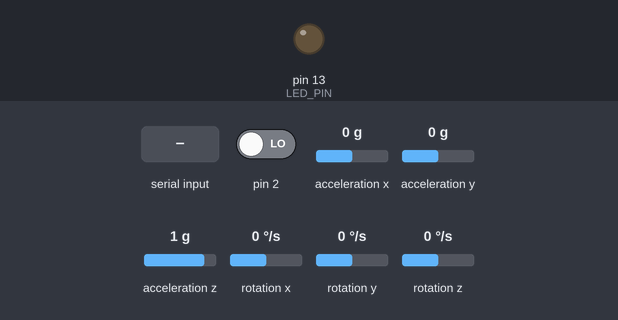
Recording of a sketch running on a simulated Arduino Uno, built with avr-gcc and run on an emulated ATmega328P. Shown: output pins drawn as LEDs (lit = HIGH). Inputs (shaded band) come from the test bench; at power-on: pin 2 LOW, acceleration x 0 g, acceleration y 0 g, acceleration z 1 g, rotation x 0 °/s, rotation y 0 °/s, rotation z 0 °/s. The sensor or clock chip raises its interrupt line as the real part does; what the sketch prints to the serial monitor is not drawn.

Above: at 0.9 s.
1.0 s: "1\n" received over Serial
At 1.52 s:
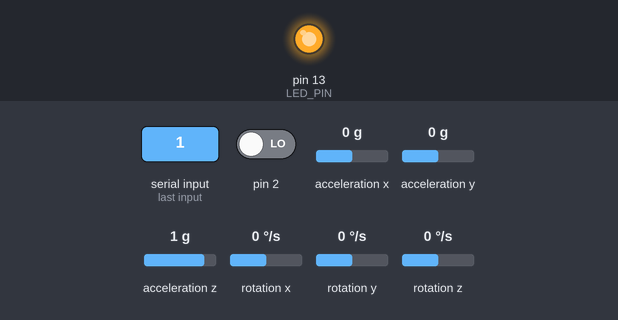
3.1 s: pin 2 driven HIGH
At 3.9 s:
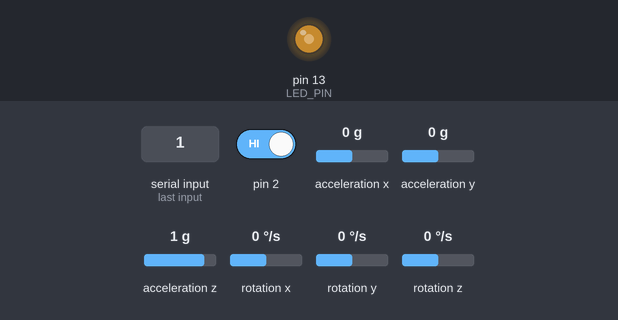
Timing chart, 0 to 6.1 s (numbered marks = the images above; inputs shaded):
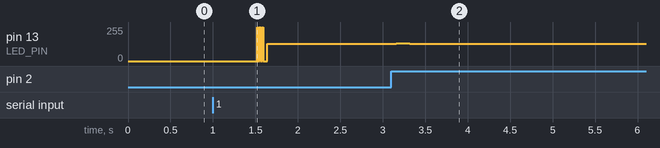

The sketch:

Acelerometro_mpu_6050.ino
```cpp
#include "I2Cdev.h"
#include "MPU6050_6Axis_MotionApps20.h"
#if I2CDEV_IMPLEMENTATION == I2CDEV_ARDUINO_WIRE
    #include "Wire.h"
#endif
MPU6050 mpu;
#define OUTPUT_READABLE_YAWPITCHROLL

#define LED_PIN 13
bool blinkState = false;

bool dmpReady = false;
uint8_t mpuIntStatus;
uint8_t devStatus;
uint16_t packetSize;
uint16_t fifoCount;
uint8_t fifoBuffer[64];

Quaternion q;
VectorInt16 aa;
VectorInt16 aaReal;
VectorInt16 aaWorld;
VectorFloat gravity;
float euler[3];
float ypr[3];
uint8_t teapotPacket[14] = { '$', 0x02, 0,0, 0,0, 0,0, 0,0, 0x00, 0x00, '\r', '\n' };


volatile bool mpuInterrupt = false;
void dmpDataReady() {
    mpuInterrupt = true;
}
int nivel;
void setup() {


    #if I2CDEV_IMPLEMENTATION == I2CDEV_ARDUINO_WIRE
        Wire.begin();
        TWBR = 24;
    #elif I2CDEV_IMPLEMENTATION == I2CDEV_BUILTIN_FASTWIRE
        Fastwire::setup(400, true);
    #endif
    Serial.begin(115200);
    while (!Serial);
    Serial.println(F("Initializing I2C devices..."));
    mpu.initialize();

    Serial.println(F("Testing device connections..."));
    Serial.println(mpu.testConnection() ? F("MPU6050 connection successful") : F("MPU6050 connection failed"));


    Serial.println(F("\nSend any character to begin DMP programming and demo: "));
    while (Serial.available() && Serial.read());
    while (!Serial.available());
    while (Serial.available() && Serial.read());
    Serial.println(F("Initializing DMP..."));
    devStatus = mpu.dmpInitialize();
    mpu.setXGyroOffset(220);
    mpu.setYGyroOffset(76);
    mpu.setZGyroOffset(-85);
    mpu.setZAccelOffset(1788);
    if (devStatus == 0) {
        Serial.println(F("Enabling DMP..."));
        mpu.setDMPEnabled(true);
        Serial.println(F("Enabling interrupt detection (Arduino external interrupt 0)..."));
        attachInterrupt(0, dmpDataReady, RISING);
        mpuIntStatus = mpu.getIntStatus();
        Serial.println(F("DMP ready! Waiting for first interrupt..."));
        dmpReady = true;
        packetSize = mpu.dmpGetFIFOPacketSize();
    } else {
        Serial.print(F("DMP Initialization failed (code "));
        Serial.print(devStatus);
        Serial.println(F(")"));
    }


    pinMode(LED_PIN, OUTPUT);
}


void loop() {


    if (!dmpReady) return;
   while (!mpuInterrupt && fifoCount < packetSize) {

    }
    mpuInterrupt = false;
    mpuIntStatus = mpu.getIntStatus();
    fifoCount = mpu.getFIFOCount();


    if ((mpuIntStatus & 0x10) || fifoCount == 1024) {

        mpu.resetFIFO();
        Serial.println(F("FIFO overflow!"));


    }
    else if (mpuIntStatus & 0x02) {
        while (fifoCount < packetSize) fifoCount = mpu.getFIFOCount();
        mpu.getFIFOBytes(fifoBuffer, packetSize);
        fifoCount -= packetSize;
        #ifdef OUTPUT_READABLE_QUATERNION
            mpu.dmpGetQuaternion(&q, fifoBuffer);
            Serial.print("quat\t");
            Serial.print(q.w);
            Serial.print("\t");
            Serial.print(q.x);
            Serial.print("\t");

        #endif

        #ifdef OUTPUT_READABLE_EULER

            mpu.dmpGetQuaternion(&q, fifoBuffer);
            mpu.dmpGetEuler(euler, &q);
            Serial.print("euler\t");
            Serial.print(euler[0] * 180/M_PI);
            Serial.print("\t");
            Serial.print(euler[1] * 180/M_PI);
            Serial.print("\t");
            Serial.println(euler[2] * 180/M_PI);
        #endif

        #ifdef OUTPUT_READABLE_YAWPITCHROLL
       mpu.dmpGetQuaternion(&q, fifoBuffer);
            mpu.dmpGetGravity(&gravity, &q);
            mpu.dmpGetYawPitchRoll(ypr, &q, &gravity);

            if( abs (ypr[0] * 20/M_PI) <=2){
              nivel = 0;
            }
            else if(abs (ypr[0] * 20/M_PI) <=3 ) {
              nivel=1;
            }
              else if(abs (ypr[0] * 20/M_PI) <=5 ) {
              nivel=2;
            }

              else if(abs (ypr[0] * 20/M_PI) <=6 ) {
              nivel=3;
            }
              else if(abs (ypr[0] * 20/M_PI) <=8 ) {
              nivel=4;
            }
              else if(abs (ypr[0] * 20/M_PI) <=10 ) {
              nivel=5;
            }

            else if(abs (ypr[0] * 20/M_PI) <=12 ) {
              nivel=6;
            }
              else if(abs (ypr[0] * 20/M_PI) <=14 ) {
              nivel=7;
            }
              else if(abs (ypr[0] * 20/M_PI) <=16 ) {
              nivel=8;
            }
              else if(abs (ypr[0] * 20/M_PI) <=18 ) {
              nivel=9;
            }

              else if(abs (ypr[0] * 20/M_PI) <=20 ) {
              nivel=10;
            }

             //Serial.print("ypr\t");
             //Serial.print(ypr[0] * 20/M_PI);
            Serial.print(nivel);
            Serial.print("\t");
        #endif

        #ifdef OUTPUT_READABLE_REALACCEL

            mpu.dmpGetQuaternion(&q, fifoBuffer);
            mpu.dmpGetAccel(&aa, fifoBuffer);
            mpu.dmpGetGravity(&gravity, &q);
            mpu.dmpGetLinearAccel(&aaReal, &aa, &gravity);
            Serial.print("areal\t");
            Serial.print(aaReal.x);
            Serial.print("\t");

        #endif

        #ifdef OUTPUT_READABLE_WORLDACCEL

            mpu.dmpGetQuaternion(&q, fifoBuffer);
            mpu.dmpGetAccel(&aa, fifoBuffer);
            mpu.dmpGetGravity(&gravity, &q);
            mpu.dmpGetLinearAccel(&aaReal, &aa, &gravity);
            mpu.dmpGetLinearAccelInWorld(&aaWorld, &aaReal, &q);
            Serial.print("aworld\t");
            Serial.print(aaWorld.x);
            Serial.print("\t");
        #endif

        #ifdef OUTPUT_TEAPOT

            teapotPacket[2] = fifoBuffer[0];
            teapotPacket[3] = fifoBuffer[1];
            teapotPacket[4] = fifoBuffer[4];
            teapotPacket[5] = fifoBuffer[5];
            teapotPacket[6] = fifoBuffer[8];
            teapotPacket[7] = fifoBuffer[9];
            teapotPacket[8] = fifoBuffer[12];
            teapotPacket[9] = fifoBuffer[13];
            Serial.write(teapotPacket, 14);
            teapotPacket[11]++;
        #endif
        blinkState = !blinkState;
        digitalWrite(LED_PIN, blinkState);
    }
}
```

Measured:
- after the input at 3.1 s, pin 13 (LED_PIN): 128/255 → 135/255 after 0.06 s, → 128/255 0.16 s later
